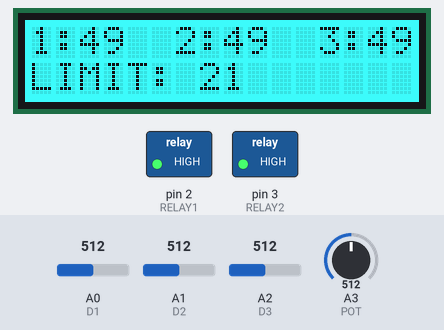
Simulated run of this sketch. Board: Arduino Uno, built with avr-gcc and run on an emulated ATmega328P. On the bench: 16×2 character LCD, switched loads named in the sketch (green lamp = pin HIGH). The inputs (shaded band) are chosen by the test bench; at power-on: A0 (D1) = 512, A1 (D2) = 512, A2 (D3) = 512, A3 (POT) = 512. What the sketch prints to the serial monitor is not drawn.

Above: at 2.2 s.
2.3 s: A0 (D1) set to 716
At 12.8 s:
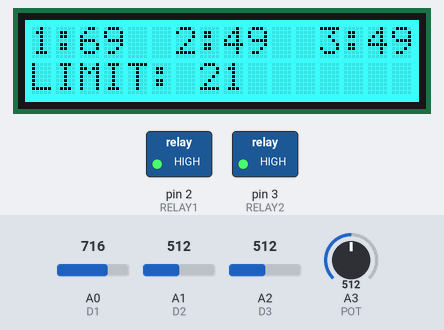
13.6 s: A1 (D2) set to 716
At 24.3 s:
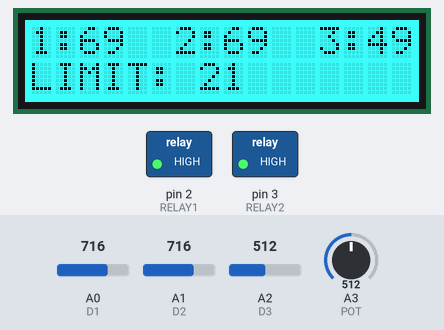
24.6 s: A2 (D3) set to 716
At 35.0 s:
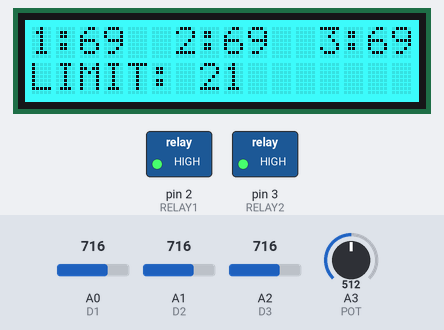
35.6 s: A3 (POT) set to 716
At 45.5 s:
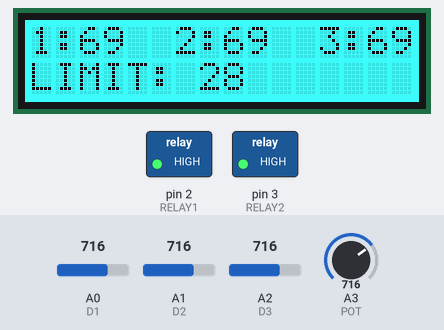
46.7 s: A0 (D1) set to 992
At 57.2 s:
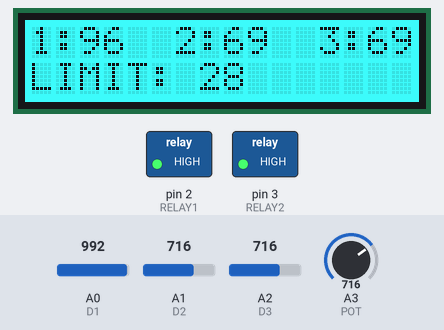
57.7 s: A1 (D2) set to 992
At 67.7 s:
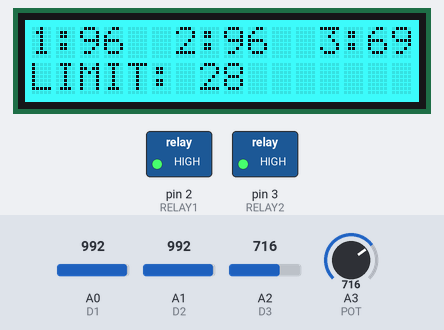
Timing chart, 0 to 69.2 s (numbered marks = the images above; inputs shaded):
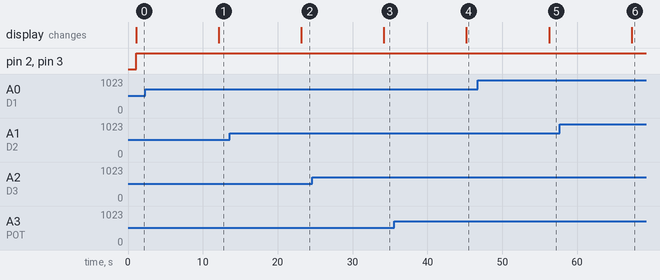

Measured:
- after the input at 2.3 s, the display: changes after 9.8 s (image 1)
- after the input at 13.6 s, the display: changes after 9.6 s (image 2)
- after the input at 24.6 s, the display: changes after 9.6 s (image 3)
- after the input at 35.6 s, the display: changes after 9.6 s (image 4)
- after the input at 46.7 s, the display: changes after 9.5 s (image 5)
- after the input at 57.7 s, the display: changes after 9.6 s (image 6)

The sketch:

Smoking_system.ino
```cpp
#include <Wire.h>
#include <rgb_lcd.h>

#define RELAY1 2
#define RELAY2 3

#define D1 A0
#define D2 A1
#define D3 A2

#define POT A3

int offset = 0;
int pot_val = 0;
int pot_end = 0;

//LCD
rgb_lcd lcd;
const int colorR = 0;
const int colorG = 255;
const int colorB = 255;

void setup() {
  //SERIAL
  Serial.begin(9600);
  //DISPLAY
  Wire.begin();// Activate I2C
  //display
  lcd.begin(16,2);
  lcd.setRGB(colorR,colorG,colorB);
  lcd.setCursor(0,0);
  lcd.print("KA-EX.NET");
  lcd.setCursor(0,1);
  lcd.print("SOARES  KARADJOV");
  delay(1000);
  lcd.clear();
  //RELAYS
  pinMode(RELAY1,OUTPUT);
  pinMode(RELAY2,OUTPUT);
}

void loop() {

  int val1 = analogRead(D1);
  int val2 = analogRead(D2);
  int val3 = analogRead(D3);

  pot_val = analogRead(POT);

  Serial.print("POT:");
  Serial.println(pot_val);

  pot_end = map(pot_val,0,1023,1,41);

  int val11 = map(val1,0,1023,0,99);
  int val22 = map(val2,0,1023,0,99);
  int val33 = map(val3,0,1023,0,99);

  int limit = offset + pot_end;

  Serial.print("D1:");
  Serial.print(val1);
  Serial.print(" - ");
  Serial.println(val11);

  lcd.setCursor(0,0);
  lcd.print("1:");
  if (val11 < 10) {
    lcd.print(" ");
  }
  lcd.print(val11);

  Serial.print("D2:");
  Serial.print(val2);
  Serial.print(" - ");
  Serial.println(val22);

  lcd.setCursor(6,0);
  lcd.print("2:");
  if (val22 < 10) {
    lcd.print(" ");
  }
  lcd.print(val22);

  Serial.print("D3:");
  Serial.print(val3);
  Serial.print(" - ");
  Serial.println(val33);

  lcd.setCursor(12,0);
  lcd.print("3:");
  if (val33 < 10) {
    lcd.print(" ");
  }
  lcd.print(val33);

  Serial.print("LIMIT:");
  Serial.println(limit);

  lcd.setCursor(0,1);
  lcd.print("LIMIT: ");
  if (limit < 10) {
    lcd.print(" ");
  }
  lcd.print(limit);

  if (val11 > limit || val22 > limit || val33 > limit) {
    digitalWrite(RELAY1,1);
    digitalWrite(RELAY2,1);
    delay(10000);
  } else {
    digitalWrite(RELAY1,0);
    digitalWrite(RELAY2,0);
  }
  delay(1000);
}
```
